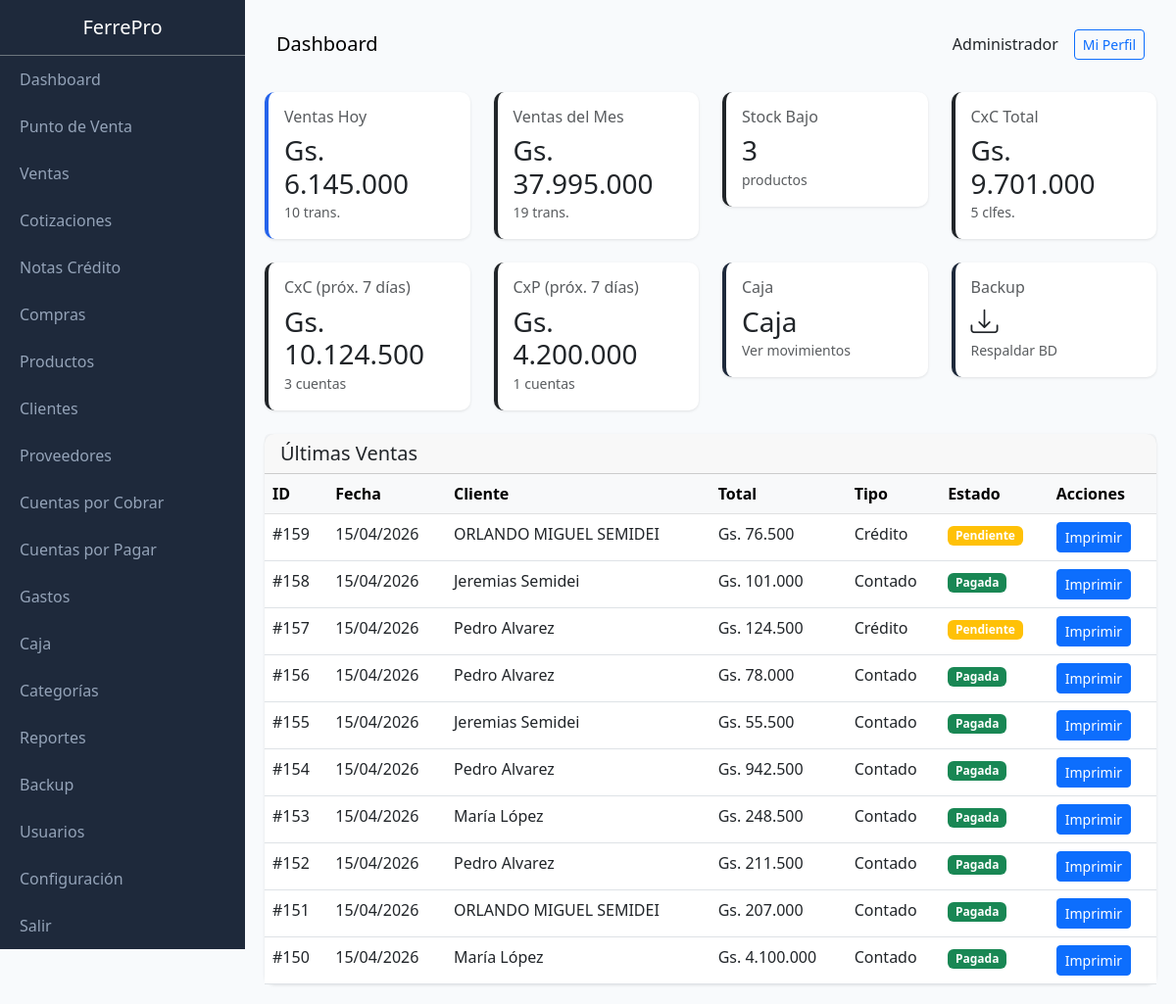
The app's page /public/index.php (signed in) with its own data.
### tables this page shows
CREATE TABLE users (
                id INTEGER PRIMARY KEY AUTOINCREMENT,
                name TEXT NOT NULL,
                email TEXT UNIQUE,
                password TEXT NOT NULL,
                role TEXT DEFAULT 'vendedor',
                active INTEGER DEFAULT 1,
                created_at DATETIME DEFAULT CURRENT_TIMESTAMP
            , last_login DATETIME, last_password_change DATETIME, failed_login_attempts INTEGER DEFAULT 0, locked_until DATETIME, two_fa_enabled INTEGER DEFAULT 0, two_fa_secret TEXT);

CREATE TABLE sales (
                id INTEGER PRIMARY KEY AUTOINCREMENT,
                client_id INTEGER,
                user_id INTEGER,
                type TEXT DEFAULT 'contado',
                status TEXT DEFAULT 'pagada',
                subtotal REAL DEFAULT 0,
                discount REAL DEFAULT 0,
                total REAL DEFAULT 0,
                payment_method TEXT DEFAULT 'efectivo',
                delivery_type TEXT DEFAULT 'mostrador',
                notes TEXT,
                created_at DATETIME DEFAULT CURRENT_TIMESTAMP,
                FOREIGN KEY (client_id) REFERENCES clients(id),
                FOREIGN KEY (user_id) REFERENCES users(id)
            );

CREATE TABLE clients (
                id INTEGER PRIMARY KEY AUTOINCREMENT,
                name TEXT NOT NULL,
                document_type TEXT DEFAULT 'DNI',
                document TEXT,
                phone TEXT,
                email TEXT,
                address TEXT,
                credit_limit REAL DEFAULT 0,
                category TEXT DEFAULT 'minorista',
                balance REAL DEFAULT 0,
                active INTEGER DEFAULT 1,
                created_at DATETIME DEFAULT CURRENT_TIMESTAMP
            , credit_days INTEGER DEFAULT 30);

### class/Database.php (called while the page is built, shortened)
<?php
class Database extends PDO {
    private static $instance = null;
    private function __construct() {
        $dbPath = dirname(__DIR__) . '/storage/ferrepro.db';
        $this->initTables();
    }
    public static function getInstance() {
        if (self::$instance === null) {
            self::$instance = new self();
        }
        return self::$instance;
    }
    private function initTables() {
        $this->seedDefaultData();
    }
    private function seedDefaultData() {
        $stmt = $this->query("SELECT COUNT(*) as count FROM users");
    }
}

### class/Format.php (called while the page is built, shortened)
<?php
class Format {
    public static function money($amount) {
        $amount = floatval($amount);
        return 'Gs. ' . number_format($amount, 0, ',', '.');
    }
    public static function date($date) {
        try {
            $dateObj = new DateTime($date);
            return $dateObj->format('d/m/Y');
        } catch (Exception $e) {
            return 'Fecha inválida';
        }
    }
}

### views/dashboard.php (the view, shortened to what this page needs)
<?php
$pageTitle = 'Dashboard';
$totalVentasHoy = $salesToday['COALESCE(SUM(total), 0)'] ?? 0;
$cantidadVentasHoy = $salesToday['COUNT(*)'] ?? 0;
$totalVentasMes = $salesMonth['COALESCE(SUM(total), 0)'] ?? 0;
$cantidadVentasMes = $salesMonth['COUNT(*)'] ?? 0;
$stockBajo = $productsLow['COUNT(*)'] ?? 0;
$clientesDeuda = $clientsDebt['COUNT(*)'] ?? 0;
$totalDeuda = $clientsDebt['COALESCE(SUM(balance), 0)'] ?? 0;
$receivableSoon = 0;
$receivableCountSoon = 0;
if (!empty($overdueReceivables)) {
    foreach ($overdueReceivables as $rec) {
        $dueDate = new DateTime($rec['due_date']);
        $today = new DateTime();
        $days = $today->diff($dueDate)->days;
        if ($days >= 0 && $days <= 7) {
            $receivableSoon += $rec['amount'];
            $receivableCountSoon++;
        }
    }
}
$payableSoon = 0;
$payableCountSoon = 0;
if (!empty($overduePayables)) {
    foreach ($overduePayables as $pay) {
        $dueDate = new DateTime($pay['due_date']);
        $today = new DateTime();
        $days = $today->diff($dueDate)->days;
        if ($days >= 0 && $days <= 7) {
            $payableSoon += $pay['amount'];
            $payableCountSoon++;
        }
    }
}
$content = '
<div class="row mb-4">
    <div class="col-md-3">
        <a href="?page=sales" class="text-decoration-none">
            <div class="card stat-card" style="border-color: var(--primary);">
                <div class="card-body">
                    <h6 class="text-muted">Ventas Hoy</h6>
                    <h3 class="mb-0">' . Format::money($totalVentasHoy) . '</h3>
                    <small class="text-muted">' . $cantidadVentasHoy . ' trans.</small>
                </div>
            </div>
        </a>
    </div>
    <div class="col-md-3">
        <a href="?page=sales" class="text-decoration-none">
            <div class="card stat-card" style="border-color: var(--success);">
                <div class="card-body">
                    <h6 class="text-muted">Ventas del Mes</h6>
                    <h3 class="mb-0">' . Format::money($totalVentasMes) . '</h3>
                    <small class="text-muted">' . $cantidadVentasMes . ' trans.</small>
                </div>
            </div>
        </a>
    </div>
    <div class="col-md-3">
        <a href="?page=products" class="text-decoration-none">
            <div class="card stat-card" style="border-color: var(--warning);">
                <div class="card-body">
                    <h6 class="text-muted">Stock Bajo</h6>
                    <h3 class="mb-0">' . $stockBajo . '</h3>
                    <small class="text-muted">productos</small>
                </div>
            </div>
        </a>
    </div>
    <div class="col-md-3">
        <a href="?page=receivable" class="text-decoration-none">
            <div class="card stat-card" style="border-color: var(--danger);">
                <div class="card-body">
                    <h6 class="text-muted">CxC Total</h6>
                    <h3 class="mb-0">' . Format::money($totalDeuda) . '</h3>
                    <small class="text-muted">' . $clientesDeuda . ' clfes.</small>
                </div>
            </div>
        </a>
    </div>
</div>
<div class="row mb-4">
    <div class="col-md-3">
        <a href="?page=receivable" class="text-decoration-none">
            <div class="card stat-card" style="border-color: var(--info);">
                <div class="card-body">
                    <h6 class="text-muted">CxC (próx. 7 días)</h6>
                    <h3 class="mb-0">' . Format::money($receivableSoon) . '</h3>
                    <small class="text-muted">' . $receivableCountSoon . ' cuentas</small>
                </div>
            </div>
        </a>
    </div>
    <div class="col-md-3">
        <a href="?page=payable" class="text-decoration-none">
            <div class="card stat-card" style="border-color: var(--secondary);">
                <div class="card-body">
                    <h6 class="text-muted">CxP (próx. 7 días)</h6>
                    <h3 class="mb-0">' . Format::money($payableSoon) . '</h3>
                    <small class="text-muted">' . $payableCountSoon . ' cuentas</small>
                </div>
            </div>
        </a>
    </div>
    <div class="col-md-3">
        <a href="?page=cash" class="text-decoration-none">
            <div class="card stat-card" style="border-color: var(--dark);">
                <div class="card-body">
                    <h6 class="text-muted">Caja</h6>
                    <h3 class="mb-0">Caja</h3>
                    <small class="text-muted">Ver movimientos</small>
                </div>
            </div>
        </a>
    </div>
    <div class="col-md-3">
        <a href="?page=backup" class="text-decoration-none">
            <div class="card stat-card" style="border-color: var(--dark);">
                <div class="card-body">
                    <h6 class="text-muted">Backup</h6>
                    <h3 class="mb-0"><i class="bi bi-download"></i></h3>
                    <small class="text-muted">Respaldar BD</small>
                </div>
            </div>
        </a>
    </div>
</div>
<div class="row">
    <div class="col-md-12">
        <div class="card">
            <div class="card-header">
                <h5 class="mb-0">Últimas Ventas</h5>
            </div>
            <div class="card-body p-0">
                <table class="table table-hover mb-0">
                    <thead class="table-light">
                        <tr>
                            <th>ID</th>
                            <th>Fecha</th>
                            <th>Cliente</th>
                            <th>Total</th>
                            <th>Tipo</th>
                            <th>Estado</th>
                            <th>Acciones</th>
                        </tr>
                    </thead>
                    <tbody>';
if (count($recentSales) == 0) {
    $content .= '<tr><td colspan="7" class="text-center">No hay ventas</td></tr>';
} else {
    foreach ($recentSales as $s) {
        $statusClass = $s['status'] === 'pagada' ? 'success' : 'warning';
        $content .= '<tr>
            <td>#' . $s['id'] . '</td>
            <td>' . Format::date($s['created_at']) . '</td>
            <td>' . htmlspecialchars($s['client_name'] ?? 'Mostrador') . '</td>
            <td>' . Format::money($s['total']) . '</td>
            <td>' . ($s['type'] === 'contado' ? 'Contado' : 'Crédito') . '</td>
            <td><span class="badge bg-' . $statusClass . '">' . ($s['status'] === 'pagada' ? 'Pagada' : 'Pendiente') . '</span></td>
            <td><a href="?page=sales&action=print&id=' . $s['id'] . '" class="btn btn-sm btn-primary" target="_blank">Imprimir</a></td>
        </tr>';
    }
}
$content .= '</tbody>
                </table>
            </div>
        </div>
    </div>
</div>';

### views/layouts/main.php (shortened to what this page needs)
<!DOCTYPE html>
<html lang="es">
<head>
    <link rel="stylesheet" href="https://cdn.jsdelivr.net/npm/bootstrap@5.3.0/dist/css/bootstrap.min.css">
    <link rel="stylesheet" href="https://cdn.jsdelivr.net/npm/bootstrap-icons@1.10.0/font/bootstrap-icons.css">
</head>
<body>
    <div class="sidebar">
        <div class="p-3 text-center border-bottom border-secondary">
            <h5 class="text-white mb-0">FerrePro</h5>
        </div>
        <nav class="nav flex-column">
            <a class="nav-link" href="?page=dashboard">Dashboard</a>
            <a class="nav-link" href="?page=pos">Punto de Venta</a>
            <a class="nav-link" href="?page=sales">Ventas</a>
            <a class="nav-link" href="?page=quotes">Cotizaciones</a>
            <a class="nav-link" href="?page=credit_notes">Notas Crédito</a>
            <a class="nav-link" href="?page=purchases">Compras</a>
            <a class="nav-link" href="?page=products">Productos</a>
            <a class="nav-link" href="?page=clients">Clientes</a>
            <a class="nav-link" href="?page=providers">Proveedores</a>
            <a class="nav-link" href="?page=receivable">Cuentas por Cobrar</a>
            <a class="nav-link" href="?page=payable">Cuentas por Pagar</a>
            <a class="nav-link" href="?page=expenses">Gastos</a>
            <a class="nav-link" href="?page=cash">Caja</a>
            <a class="nav-link" href="?page=categories">Categorías</a>
            <a class="nav-link" href="?page=reports">Reportes</a>
            <a class="nav-link" href="?page=backup">Backup</a>
            <a class="nav-link" href="?page=users">Usuarios</a>
            <a class="nav-link" href="?page=settings">Configuración</a>
            <a class="nav-link" href="?page=logout">Salir</a>
        </nav>
    </div>
    <div class="main-content">
        <nav class="navbar navbar-expand-lg mb-4 rounded">
            <div class="container-fluid">
                <span class="navbar-brand mb-0 h1"><?= $pageTitle ?? 'FerrePro' ?></span>
                <div class="d-flex align-items-center gap-3">
                    <span><?= user()['name'] ?? '' ?></span>
                    <a href="?page=profile" class="btn btn-sm btn-outline-primary">Mi Perfil</a>
                </div>
            </div>
        </nav>
        <?= $content ?? '' ?>
    </div>
</body>
</html>

### views/layouts/main.php (style rules this page uses)
:root { --primary: #2563eb; --dark: #1e293b; }
body { font-family: 'Segoe UI', sans-serif; background: #f8fafc; min-height: 100vh; }
.sidebar { width: 250px; background: var(--dark); min-height: 100vh; position: fixed; overflow-y: auto; }
.sidebar .nav-link { color: #94a3b8; padding: 12px 20px; }
.main-content { margin-left: 250px; padding: 20px; min-height: 100vh; }
.card { border: none; border-radius: 10px; box-shadow: 0 1px 3px rgba(0,0,0,0.1); }
.stat-card { border-left: 4px solid; }

### records on screen
users: name "Administrador"
sales: id "159", created_at "15/04/2026", client.name "ORLANDO MIGUEL SEMIDEI", total "Gs. 76.500", type "Crédito", status "Pendiente"
sales: id "158", created_at "15/04/2026", client.name "Jeremias Semidei", total "Gs. 101.000", type "Contado", status "Pagada"
sales: id "157", created_at "15/04/2026", client.name "Pedro Alvarez", total "Gs. 124.500", type "Crédito", status "Pendiente"
sales: id "156", created_at "15/04/2026", client.name "Pedro Alvarez", total "Gs. 78.000", type "Contado", status "Pagada"
sales: id "155", created_at "15/04/2026", client.name "Jeremias Semidei", total "Gs. 55.500", type "Contado", status "Pagada"
sales: id "154", created_at "15/04/2026", client.name "Pedro Alvarez", total "Gs. 942.500", type "Contado", status "Pagada"
sales: id "153", created_at "15/04/2026", client.name "María López", total "Gs. 248.500", type "Contado", status "Pagada"
sales: id "152", created_at "15/04/2026", client.name "Pedro Alvarez", total "Gs. 211.500", type "Contado", status "Pagada"
sales: id "151", created_at "15/04/2026", client.name "ORLANDO MIGUEL SEMIDEI", total "Gs. 207.000", type "Contado", status "Pagada"
sales: id "150", created_at "15/04/2026", client.name "María López", total "Gs. 4.100.000", type "Contado", status "Pagada"

### other values on screen
$pageTitle "Dashboard"
Format::money($totalVentasHoy) "Gs. 6.145.000"
$cantidadVentasHoy "10"
Format::money($totalVentasMes) "Gs. 37.995.000"
$cantidadVentasMes "19"
$stockBajo "3"
Format::money($totalDeuda) "Gs. 9.701.000"
$clientesDeuda "5"
Format::money($receivableSoon) "Gs. 10.124.500"
$receivableCountSoon "3"
Format::money($payableSoon) "Gs. 4.200.000"
$payableCountSoon "1"
